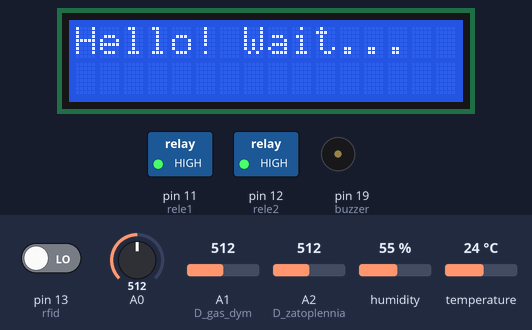
The sketch below on a simulated Arduino Uno, built with avr-gcc and run on an emulated ATmega328P. Shown: 16×2 character LCD, switched loads named in the sketch (green lamp = pin HIGH), buzzer (waves = sounding). The inputs (shaded band) are chosen by the test bench; at power-on: pin 13 (rfid) LOW, A0 = 512, A1 (D_gas_dym) = 512, A2 (D_zatoplennia) = 512, humidity 55 %, temperature 24 °C. The modem accepts every AT command (registered, SIM ready, sends succeed) and sends nothing else; what the sketch prints to the serial monitor is not drawn.

Above: at 2.1 s.
At 22.6 s:
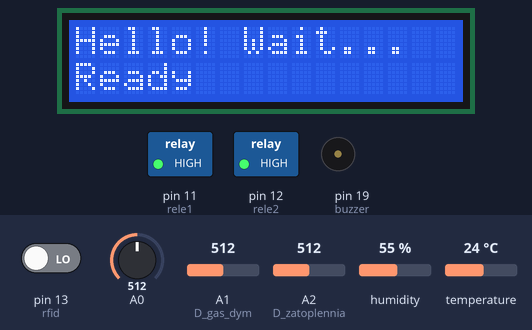
At 25.6 s:
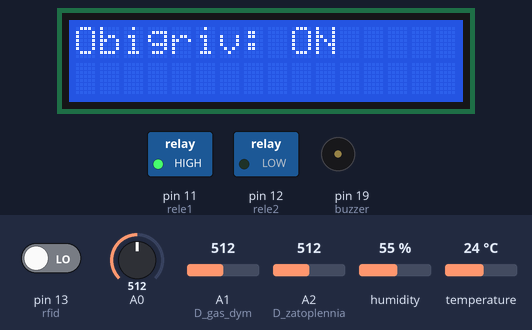
At 29.7 s:
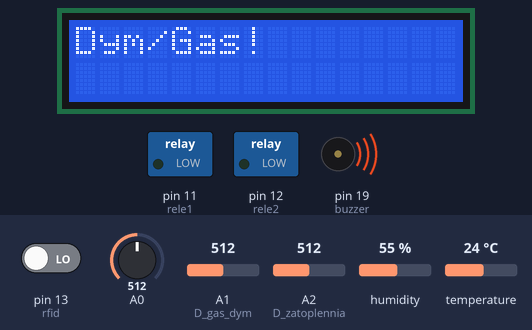
At 81.1 s:
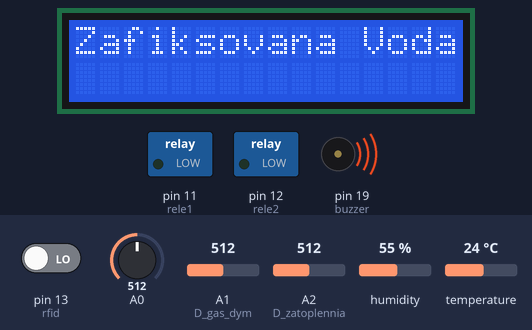
At 126.3 s:
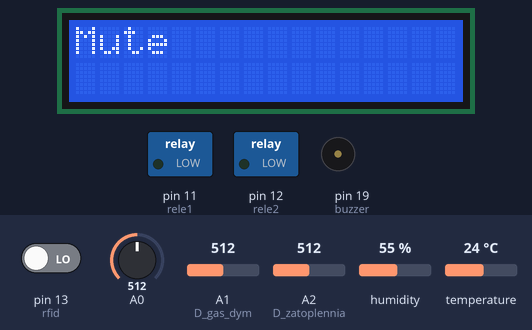
Timing chart, 0 to 127.8 s (numbered marks = the images above):
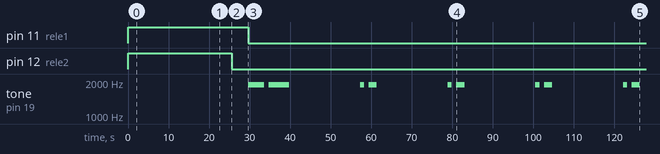

The sketch:

General.ino
```cpp
#include <SoftwareSerial.h> //підключення бібліотеки для роботи з Rx Tx
SoftwareSerial mySerial(3, 2); // RX, TX

#include <LiquidCrystal.h> //підключення бібліотеки для роботи з Екраном
LiquidCrystal lcd(8, 9, 4, 5, 6, 7);

#include "DHT.h"          //підключення бібліотеки для роботи з давачом DHT11
const int DHTPIN = 17;
DHT dht(DHTPIN, DHT11);

int x=0;               // Об'являємо змінну для збереження стану кнопок
int stat = 0;          //Об'являмо змінну стану (спрацювання)
int mute1=0;
int mute2=0;
const int rfid = 13;   // Об'являємо змінну для  та прийняття значень з rfid вказуємо пін
int rfid_value = 0;    // Створюємо змінну для зберігання значень з порта
const int rele1 = 11; // Об'являємо змінну для реле1 та вказуємо пін (вентилятор)
const int rele2 = 12; // Об'являємо змінну для реле2 та вказуємо пін (обігрівач (симулюєм світлодіодом))
char Incoming_value = 0;
const int D_gas_dym = A1; // Об'являємо змінну для давача газу та диму та вказуємо пін
int D_gas_dym_value = 0; // Створюємо змінну для зберігання значень з давача газу та диму і прирівнюємо до 0
int flag_gas_dym=0;
const int D_zatoplennia = A2; // Об'являємо змінну для давача рівня води (затоплення) та вказуємо пін
int D_zatoplennia_value = 0; // Створюємо змінну для зберігання значень з давача рівня води і прирівнюємо до 0
int flag_zatoplennia=0;
const int D_dveri = 18; // Об'являємо змінну для давача відкриття дверей та вказуємо пін
int D_dveri_value = 0; // Створюємо змінну для зберігання значень з давача відкриття дверей і прирівнюємо до 0
int flag_dveri=0;
const int buzzer = 19; // Об'являємо змінну для buzzer (п'єзовипромінювач) та вказуємо пін


void setup() {
  pinMode(D_dveri, INPUT); // Налаштовуємо пін давача відкриття дверей на вхід
  pinMode(rfid, INPUT);   // Налаштовуємо пін rfid на вхід
  pinMode(rele1, OUTPUT); // Налаштовуємо пін реле1 на вхід
  pinMode(rele2, OUTPUT); // Налаштовуємо пін реле2 на вхід
  digitalWrite (rele1, HIGH); // Записуємо на вхід 1, щоб реле включалось на значенні LOW
  digitalWrite (rele2, HIGH); // Записуємо на вхід 1, щоб реле включалось на значенні LOW
  delay(2000);         //час на ініціалізацію модулів
  Serial.begin(9600); //швидкість порта
  lcd.begin(16, 2);  //ініціалізуємо LCD та запускаємо його
  dht.begin();      //ініціалізуємо та запускаємо давач DHT11
lcd.setCursor(0, 0); // Встановлюємо курсор на 1 символ 1 рядка
  lcd.print ("Hello! Wait...");   //Друкуємо повідомлення
  mySerial.begin(9600); //ініціалізуємо та налаштовуємо швидкість порта
  Serial.println("Initializing...");     // Печать текста
  mySerial.println("AT"); // команда на перевірку роботи GSM
   updateSerial();
   delay(20000);
   lcd.setCursor(0, 1); // Встановлюємо курсор на 1 символ 1 рядка
  lcd.print ("Ready");   //Друкуємо повідомлення
   delay(2000);
  mySerial.println("AT+CMGF=1"); // Режим кодування СМС (для лат. букв)
  updateSerial();

}

void loop() {
 if(Serial.available() > 0)
  {
    Incoming_value = Serial.read();
    Serial.print(Incoming_value);
    Serial.print("\n");
    if(Incoming_value == '1')
      digitalWrite(rele1, LOW);
    else if(Incoming_value == '0')
      digitalWrite(rele1, HIGH);
          else if(Incoming_value == '4')
      digitalWrite(rele2, LOW);
          else if(Incoming_value == '3')
      digitalWrite(rele2, HIGH);
  }
updateSerial();
rfid_value = digitalRead(rfid); // Зчитуємо значення з піна RFID та записуєємо в змінну
x = analogRead (A0); //Зчитуємо значення з аналогово піна А0 та записуємо в змінну
if (x < 60)   //Умова спрацювання кнопки
{
  lcd.clear();   // Очищуємо екран від символів
  lcd.setCursor(0, 0); // Встановлюємо курсор на 1 символ 1 рядка
  lcd.print ("Obigriv: OFF");   //Друкуємо повідомлення
  digitalWrite(rele2, HIGH);    //Команда на виключення реле

  delay(2000);             // Затримка 2 сек.
}
else if (x < 200) {
  lcd.clear();
  lcd.setCursor(0, 0);
  lcd.print ("Vent: ON");
  digitalWrite(rele1, LOW);

  delay(2000);
}
else if (x <= 400){
  lcd.clear();
  lcd.setCursor(0, 0);
  lcd.print ("Vent: OFF");
  digitalWrite(rele1, HIGH);
  delay(2000);
}
else if (x < 600) {
  lcd.clear();
  lcd.setCursor(0, 0);
  lcd.print ("Obigriv: ON");
  digitalWrite(rele2, LOW);
  delay(2000);
}


//клімат контроль
if (stat == 0)   //Умова, якщо ніодин давач не спрацював
{
  float h = dht.readHumidity(); // Вимірюємо вологість та записуємо в змінну
  float t = dht.readTemperature(); // Вимірюємо температуру та записуєм в змінну
  if (isnan(h) || isnan(t)) //Провірка чи працює давач і видає значення
  {
    lcd.print("Error");

  }
  // Вивід на екран значень
  lcd.setCursor(0, 0);
  lcd.print("Volog:         %");
  lcd.setCursor(9, 0);
  lcd.print(h);
  lcd.setCursor(0, 1);
  lcd.print("Temp:          C");
  lcd.setCursor(9, 1);
  lcd.print(t);
  delay(2000);
}

// Давач газу та диму
D_gas_dym_value = analogRead(D_gas_dym); // Зчитуємо значення давача газу та диму та записуємо в змінну
if (D_gas_dym_value >= 150) // записуємо умову (ліміт спрацювання)
{
  stat = 1;    // записуємо в змінну стану 1
  lcd.clear();
  lcd.setCursor(0, 0);
  lcd.print ("Dym/Gas!");
  if(mute1 == 0);
  {
  tone(buzzer, 1900); //Включаємо сигналізацію (подаємо сигнал на buzzer)
  }
  digitalWrite(rele1, LOW); // Включаємо реле з вентилятором
  delay(1000);
  if (flag_gas_dym == 0)
  {
  mySerial.println("AT+CMGS=\"+380\""); // дає команду на відправку смс
  updateSerial();
   delay(1000);
  mySerial.print("Gas/Dym"); // відправка тексту
  updateSerial();
  mySerial.write(26);
  delay(1000);
  flag_gas_dym=1;
  }
  x = analogRead (A0); // Зчитуємо значення з піна кнопок та записуємо в змінну
  if (x < 750)    // Умова спрацювання кнопки
  {
  lcd.clear();
  lcd.setCursor(0, 0);
  lcd.print ("Mute");
  mute1=1;
  noTone(buzzer); //Виключаємо сигналізацію
  delay(1000);
  }
  delay(100);
}
else
{
  flag_gas_dym=0;
  stat = 0;
  mute1=0;
  noTone(buzzer); //Виключаємо сигналізацію
}


// Давач рівня (затоплення)
D_zatoplennia_value = analogRead(D_zatoplennia); //Зчитуємо значення давача та записуємо в змінну
if (D_zatoplennia_value >= 230) //задаєм умову, порогове значення спрацьовування сигналізації
{
  stat = 1;
  lcd.clear();
  lcd.setCursor(0, 0);
  lcd.print ("Zafiksovana Voda");
  if(mute2 == 0);
  {
  tone(buzzer, 1900); //Включаємо сигналізацію (подаємо сигнал на buzzer)
  }
  delay(1000);
  if (flag_zatoplennia == 0)
  {
  mySerial.println("AT+CMGS=\"+380\""); // дає команду на відправку смс
  updateSerial();
  delay(1000);
  mySerial.print("Zatoplennia!"); // відправка тексту
  updateSerial();
  mySerial.write(26);
  delay(1000);
  flag_zatoplennia=1;
  }
  delay(1000);
  x = analogRead (A0);
  if (x < 750)
  {
  lcd.clear();
  lcd.setCursor(0, 0);
  lcd.print ("Mute");
  mute2=1;
  noTone(buzzer);
  delay(10000);
  }
  delay (5000);
  }
else
  {
  mute2=0;
  flag_zatoplennia=0;
  stat = 0;
  noTone(buzzer);
  }

if(rfid_value == 1) //перевірка чи включена сигналізація на rfid
{
//Давач відкриття дверей
D_dveri_value = digitalRead(D_dveri); //Зчитуємо значення з давача відкриття дверей
if (D_dveri_value == LOW) //Задаємо умову (Якщо двері відчинені)
{
  digitalWrite(D_dveri, LOW);
  {
  stat = 1;
  lcd.clear();
  lcd.setCursor(0, 0); // Первый символ первой строк
  lcd.print ("Dveri vidkryto");
  delay(100);
  if (flag_dveri == 0)
  {
  mySerial.println("AT+CMGS=\"+380\""); // дає команду на відправку смс
  updateSerial();
  delay(1000);
  mySerial.print("Dveri!"); // відправка тексту
  updateSerial();
  mySerial.write(26);
  delay(1000);
  flag_dveri=1;
  }
  tone(buzzer, 1700);
  x = analogRead (A0);
  delay (5000);
  }
  }
else
  {
  flag_dveri=0;
  stat = 0;
  noTone(buzzer);
  }
}
}
//цикл для перенаправлення на серійний порт для перевірки роботи GSM
void updateSerial()
{
  delay(500);
  while (Serial.available())
  {
    mySerial.write(Serial.read());       // Переадресація на серійний порт Ардуїно
  while(mySerial.available())
  {
    Serial.write(mySerial.read());       // Переадресація на серійний порт SIM800
  }
}
}
```

Measured:
- by itself, pin 11 (rele1): HIGH → LOW at 29.6 s
- by itself, pin 12 (rele2): HIGH → LOW at 25.6 s
- by itself, tone on pin 19 (buzzer): plays 1900 Hz for 4.0 s, 1900 Hz for 5.0 s, 1900 Hz for 1.0 s, 1900 Hz for 2.0 s, 1900 Hz for 1.0 s, 1900 Hz for 2.0 s … (10 notes in this stretch)
- what the display in image 0 shows lasts 20.5 s, from 2.1 s to 22.6 s
- what the display in image 1 shows lasts 3.0 s, from 22.6 s to 25.6 s
- what the display in image 2 shows lasts 2.0 s, from 25.6 s to 27.6 s
- what the display in image 3 shows lasts 4.0 s, from 29.6 s to 33.6 s
